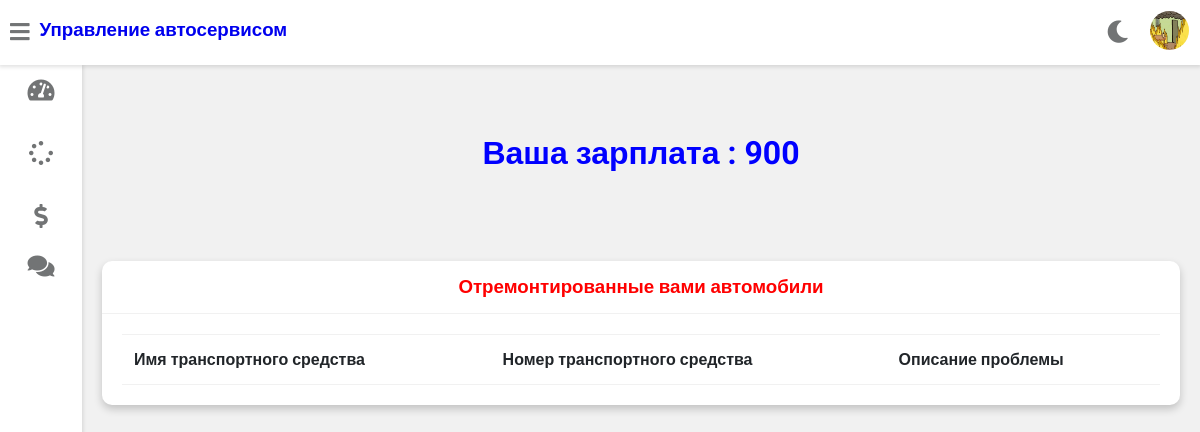
The app's page /mechanic-salary (signed in) with its own data.
### vehicle/models.py (models this page shows, shortened)
class Mechanic(models.Model):
    user = models.OneToOneField(User, on_delete=models.CASCADE)
    profile_pic = models.ImageField(upload_to='profile_pic/MechanicProfilePic/', null=True, blank=True)
    address = models.CharField(max_length=40)
    mobile = models.CharField(max_length=20, null=False)
    skill = models.CharField(max_length=500, null=True)
    salary = models.PositiveIntegerField(null=True)
    status = models.BooleanField(default=False)

### vehicle/views.py (the view)
# urls.py: path('mechanic-salary', views.mechanic_salary_view, name='mechanic-salary'),
@login_required(login_url='mechaniclogin')
@user_passes_test(is_mechanic)
def mechanic_salary_view(request):
    mechanic = models.Mechanic.objects.get(user_id=request.user.id)
    workdone = models.Request.objects.all().filter(mechanic_id=mechanic.id).filter(
        Q(status="Отремонтировано") | Q(status="Можно забирать"))
    return render(request, 'vehicle/mechanic_salary.html', {'workdone': workdone, 'mechanic': mechanic})

### vehicle/views.py (called while the page is built)
def is_mechanic(user):
    return user.groups.filter(name='MECHANIC').exists()

### templates/vehicle/mechanic_salary.html (shortened to what this page needs)
{% extends 'vehicle/mechanicbase.html' %}
{% block content %}
{% load static %}
	<div class="wrapper">
<br><br>
    <h1 style="text-align:center;color:blue;">Ваша зарплата : {{mechanic.salary}}</h1><br><br><br>
		<div class="row">
			<div class="col-12 col-m-12 col-sm-12">
				<div class="card">
					<div class="card-header">
						<h3 style="color:red; text-align:center" >Отремонтированные вами автомобили
						</h3>
					</div>
					<div class="card-content">
						<table>
							<thead>
                <tr>
                  <th>Имя транспортного средства</th>
                  <th>Номер транспортного средства</th>
                  <th>Описание проблемы</th>
                </tr>
							</thead>
						</table>
					</div>
				</div>
			</div>
		</div>
<br><br><br><br><br><br><br><br><br><br><br><br><br><br><br><br>
	</div>
{% endblock content %}

### templates/vehicle/mechanicbase.html (shortened to what this page needs)
<!DOCTYPE html>
{% load static %}
<html>
<head>
	<link rel="stylesheet" type="text/css" href="https://cdnjs.cloudflare.com/ajax/libs/Chart.js/2.9.3/Chart.min.css">
	<link rel="stylesheet" type="text/css" href="{% static "fontawesome-free/css/all.min.css" %}">
	<link rel="stylesheet" type="text/css" href="{% static "style.css" %}">
</head>
<body class="overlay-scrollbar">
	<div class="navbar">
		<ul class="navbar-nav">
			<li class="nav-item">
				<a class="nav-link">
					<i class="fas fa-bars" onclick="collapseSidebar()"></i>
				</a>
			</li>
			<li class="nav-item">
				<a style="text-decoration:none;"href="/mechanic-dashboard"><h3>Управление автосервисом</h3></a>
			</li>
		</ul>
		<ul class="navbar-nav nav-right">
			<li class="nav-item mode">
				<a class="nav-link" href="#" onclick="switchTheme()">
					<i class="fas fa-moon dark-icon"></i>
				</a>
			</li>
			<li class="nav-item avt-wrapper">
				<div class="avt dropdown">
					<img src="{% static mechanic.profile_pic.url %} " alt="User image" class="dropdown-toggle" data-toggle="user-menu">
				</div>
			</li>
		</ul>
	</div>
	<div class="sidebar">
		<ul class="sidebar-nav">
			<li class="sidebar-nav-item">
				<a href="/mechanic-dashboard" class="sidebar-nav-link">
					<div>
						<i class="fas fa-tachometer-alt"></i>
					</div>
				</a>
			</li>
			<li  class="sidebar-nav-item">
				<a href="/mechanic-work-assigned" class="sidebar-nav-link">
					<div>
						<i class="fas fa-spinner"></i>
					</div>
				</a>
			</li>
			<li  class="sidebar-nav-item">
				<a href="/mechanic-salary" class="sidebar-nav-link">
					<div>
						<i class="fas fa-dollar-sign"></i>
					</div>
				</a>
			</li>
			<li  class="sidebar-nav-item">
				<a href="/mechanic-feedback" class="sidebar-nav-link">
					<div>
					<i class="fas fa-comments"></i>
					</div>
				</a>
			</li>
		</ul>
	</div>
<div>
	<div class="content">
		{% block content %}
		{% endblock content %}
	</div>
</div>
</body>
</html>

### static/style.css (style rules this page uses)
:root { --primary-color: #4834d4; --success-color: #6ab04c; --warning-color: #f0932b; --danger-color: #eb4d4b; --light-color: #212529; --light-second-color: #727475; --light-background: #ffffff; --light-second-background: #f1f1f1; --dark-color: #909090; --dark-second-color: #f5f6fa; --dark-background: #23242D; --dark-second-background: #181818; }
.light { --main-bg-color: var(--light-background); --second-bg-color: var(--light-second-background); --main-color: var(--light-color); --second-color: var(--light-second-color); }
* { box-sizing: border-box; }
body { font-family: 'Roboto', sans-serif; background: var(--main-bg-color); color: var(--main-color); margin: 0; }
.navbar { display: flex; flex-direction: row; background: var(--main-bg-color); color: var(--main-color); position: fixed; top: 0; right: 0; left: 0; z-index: 101; box-shadow: rgba(0,0,0,0.12) 0px 1px 4px 1px; }
.navbar-nav { list-style: none; display: flex; flex-direction: row; padding-left: 0; margin-bottom: 0; margin-top: 0; }
.nav-link { float: left; text-align: center; padding: 21px 10px; text-decoration: none; font-size: 17px; color: var(--second-color); position: relative; }
.navbar-nav i { font-size: 1.4rem; }
.nav-right { margin-left: auto; }
.avt img { width: 39px; height: 39px; border-radius: 50%; }
.avt { padding: 11px }
.dropdown { position: relative; }
.wrapper { padding: 10px; margin-left: 82px; padding-top: 75px; background: var(--second-bg-color); transition: margin-left .5s; }
.sidebar { width: 82px; height: 100vh; position: fixed; margin-top: 65px; background: var(--main-bg-color); box-shadow: rgba(0,0,0,0.12) 0px 1px 4px 1px; overflow: hidden; z-index: 100; transition: width .5s; }
.sidebar-nav { list-style: none; padding: 0; margin: 0; display: flex; flex-direction: column; align-items: center; height: 100vh; }
.sidebar-nav-item { width: 100%; }
.sidebar-nav-link { display: flex; align-items: center; color: var(--main-color); text-decoration: none; }
.sidebar-nav-link i { font-size: 1.5rem; color: var(--second-color); position: absolute; left: 50%; top: 50%; transform: translate(-50%, -50%); }
.sidebar-nav-link div { min-width: 82px; height: 50px; position: relative; }
.row { display: flex; flex-wrap: wrap; flex-direction: row; }
.row:after, .row:before { box-sizing: border-box; }
[class*="col-"] { padding: 10px; }
@media only screen and (min-width: 600px) { .col-sm-12 { width: 100%; } }
@media only screen and (min-width: 768px) { .col-m-12 { width: 100%; } }
@media only screen and (min-width: 992px) { .col-12 { width: 100%; } }
.card { background: var(--main-bg-color); color: var(--main-color); border-radius: 10px; margin-bottom: 10px; box-shadow: 0 4px 8px 0 rgba(0,0,0,0.2); }
.card-header { padding: 15px 30px; border-bottom: 1px solid var(--second-bg-color); position: relative; }
.card-header h3 { margin: 0; }
.card-content { padding: 20px; overflow-x: auto; }
table { border-collapse: collapse; width: 100%; }
table th { border-top: 1px solid var(--second-bg-color); border-bottom: 1px solid var(--second-bg-color); padding: 15px 12px; text-align: left; }

### records on screen
Mechanic: profile_pic (picture), salary "900"
